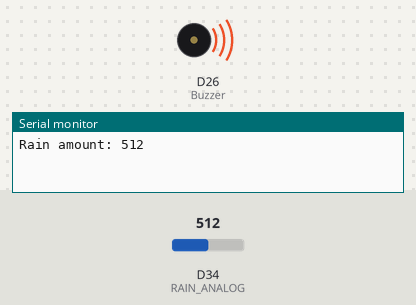
A sketch run on a simulated Arduino Due. Parts: buzzer (waves = sounding, pin HIGH), the last lines printed to the serial monitor. The inputs (shaded band) are chosen by the test bench; at power-on: D34 (RAIN_ANALOG) = 512 (analog values on the 0–1023 scale).

Above: at 1.2 s.
1.3 s: D34 (RAIN_ANALOG) set to 760
3.0 s: D34 (RAIN_ANALOG) set to 733
At 4.9 s:
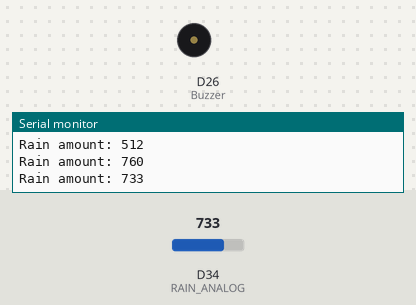
7.0 s: D34 (RAIN_ANALOG) set to 900
At 7.8 s:
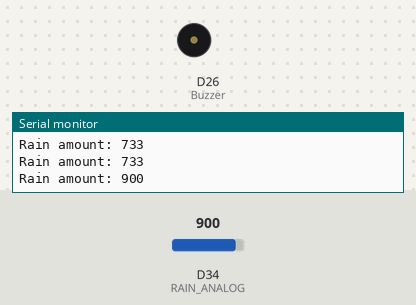
Timing chart, 0 to 10.0 s (numbered marks = the images above; inputs shaded):
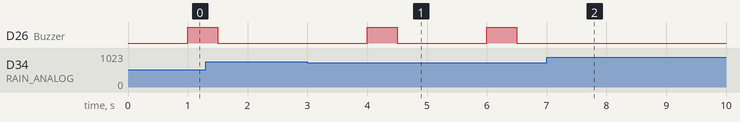

The sketch:

Raindrop_testcode_ESP.ino
```cpp
#define RAIN_ANALOG 34
#define Buzzer 26

void setup() {
  // put your setup code here, to run once:
  pinMode(RAIN_ANALOG, INPUT);
  analogReadResolution(10);
  Serial.begin(9600);
  pinMode(Buzzer, OUTPUT);
}

void loop() {
  // put your main code here, to run repeatedly:
  Serial.print("Rain amount: ");
  int rain_amount = analogRead(RAIN_ANALOG);
  Serial.println(analogRead(RAIN_ANALOG));
  delay(1000);
  if (rain_amount < 750){
    digitalWrite(Buzzer, HIGH);
    delay(500);
    digitalWrite(Buzzer, LOW);
    delay(500);
  }
}
```

Measured:
- after the input at 3.0 s, D26 (Buzzer): alternates HIGH for 0.50 s and LOW for 1.5 s, starting after 1.0 s
- after the input at 7.0 s, D26 (Buzzer): stops changing and stays LOW
